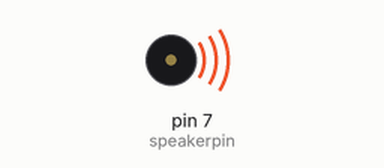
The sketch below on a simulated Arduino Mega 2560, built with avr-gcc and run on an emulated ATmega2560. Shown: buzzer (waves = sounding).

Above: at 0.5 s.
Timing chart, 0 to 4.6 s (numbered marks = the images above):
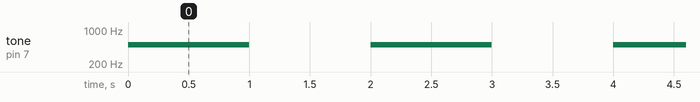

Measured:
- by itself, tone on pin 7 (speakerpin): alternates 500 Hz for 1.0 s and silent for 1.0 s

The sketch:

Buzzer.ino
```cpp
int speakerpin = 7; //스피커가 연결된 디지털핀 설정
// speakerpin은 변수로 임의로 다른 말을 넣어줘도 됩니다 :)
// 7은 핀을 꽂을 곳을 어디로 설정하느냐에 관련된 문제입니다.
void setup()
{
  //여기애는 딱히 적을것이 없습니다 :)
}

void loop()
{
  //우리가 여기서 하고 싶은건 부저를 삑삑 하고 싶어요.
  //음도 한번 조절을 해보고?
  tone(speakerpin, 500, 1000); //500: 음의 높낮이(주파수), 1000: 음의 지속시간(1초)
  delay(2000);
}

/*

나는 tone이 너무 궁금해!!

github 주소 : github.com/bhagman/Tone#ugly-details


tone()
[Advanced I/O]
설명
핀에 특정 주파수(50% 듀티 사이클)의 구형파를 발생시킵니다. 지속 시간을 정할 수 있으며, 따로 정하지 않는다면 noTone()을 부를 때까지 구형파가 지속됩니다. 핀을 피에조 버저 또는 스피커에 연결하여 tone을 연주할 수 있습니다.

한번에 한 tone만 발생시킬 수 있습니다. 다른 핀에서 tone이 이미 연주되고 있으면, tone()을 새로 불러도 아무 일도 일어나지 않을 것입니다. 같은 핀에서 tone이 연주되고 있으면, 주파수가 새로 설정될 것입니다.

tone() 함수의 사용은 (Mega 이외의 보드에서) 3번과 11번 핀에서의 PWM 출력을 방해할 것입니다. 31HZ보다 낮은 tone을 발생시키는 것은 불가능합니다. 기술적인 세부 사항은, Brett Hagman’s notes를 보십시오.


문법
tone(pin, frequency)

tone(pin, frequency, duration)

매개변수
pin: tone을 발생시킬 핀

frequency: tone의 주파수 (Hz 단위) - unsigned int

duration (옵션) : tone 의 지속 시간 (밀리초 단위) - unsigned long

반환
없음

주의와 경고
여러 핀에서 다른 높이의 음을 내려면, 다음 핀에 대해 tone() 을 호출하기 전에 noTone() 을 호출해야 합니다.


*/
```
